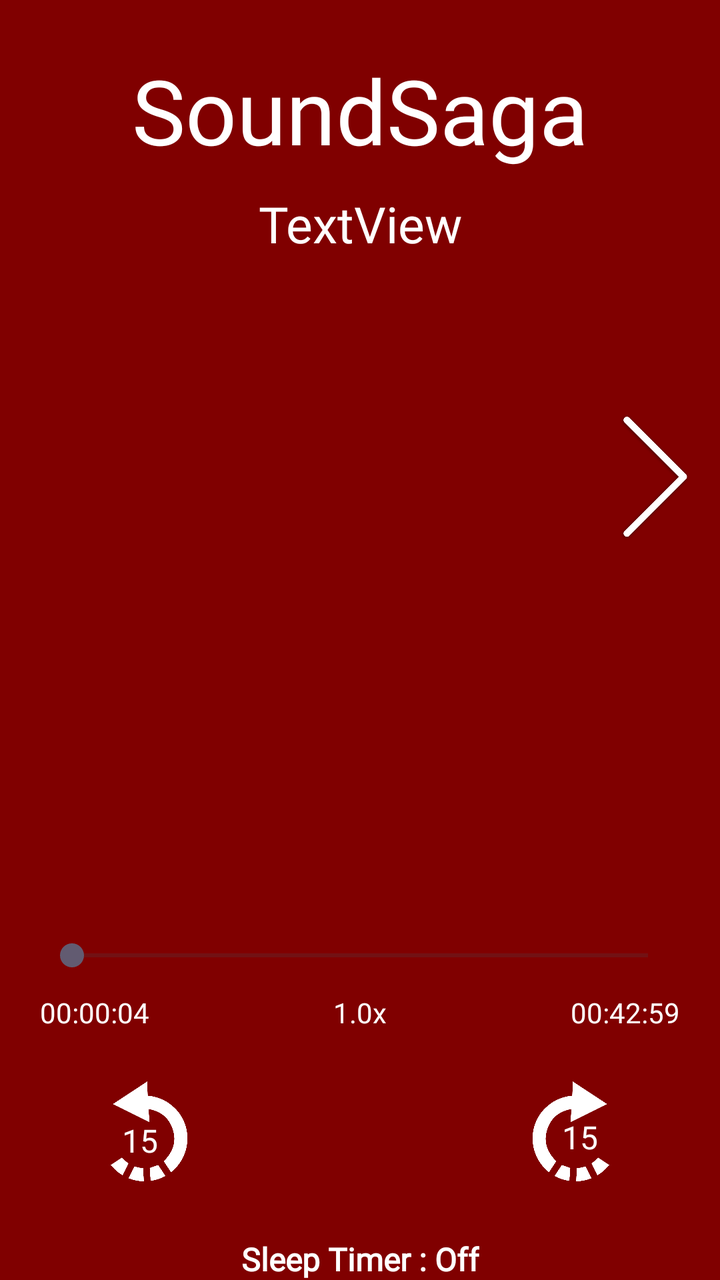
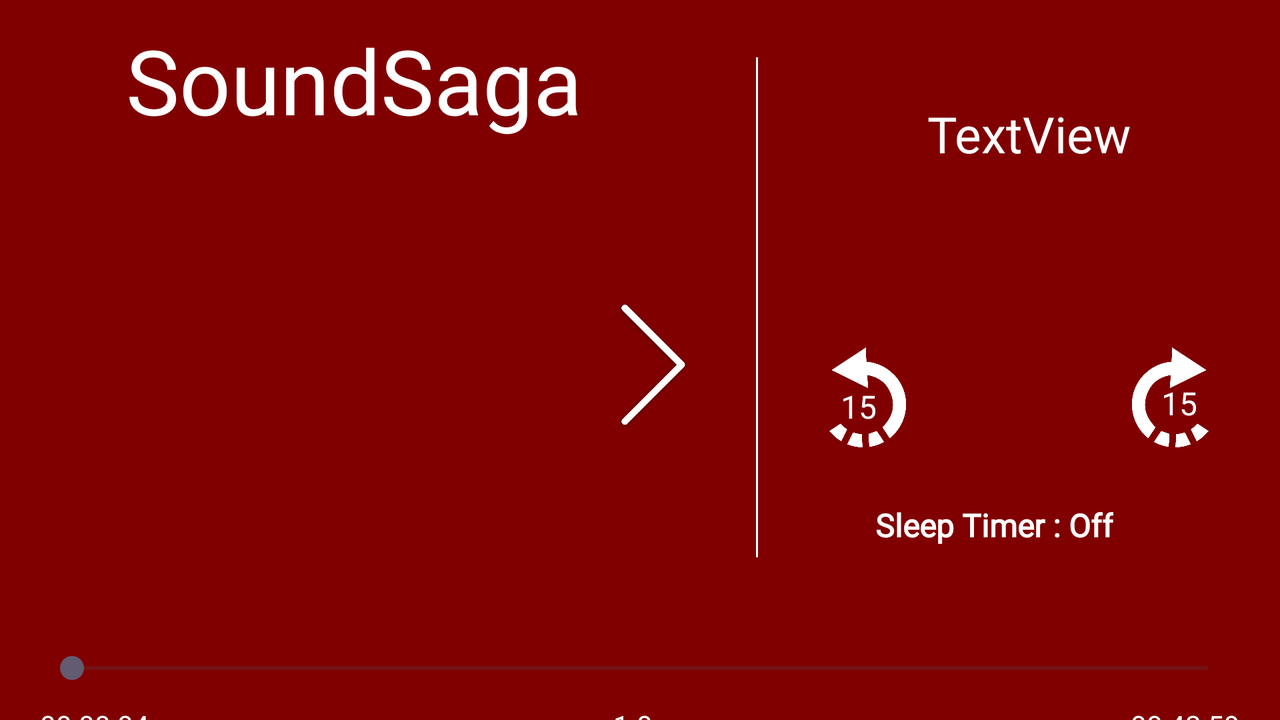

Two renders of one Android screen. The first uses the default layout on a phone; the second uses the alternative layout the repository ships for a different screen configuration, on a matching device. The two XML files are below.
<!-- AndroidManifest.xml: application theme Theme.SoundSaga -->
<!-- res/layout/activity_audio_book.xml -->
<?xml version="1.0" encoding="utf-8"?>
<androidx.constraintlayout.widget.ConstraintLayout xmlns:android="http://schemas.android.com/apk/res/android"
    xmlns:app="http://schemas.android.com/apk/res-auto"
    xmlns:tools="http://schemas.android.com/tools"
    android:id="@+id/main"
    android:layout_width="match_parent"
    android:layout_height="match_parent"
    android:background="@color/splashBg"
    tools:context=".AudioBookActivity">

    <TextView
        android:id="@+id/sleepTimerIndicator"
        android:layout_width="wrap_content"
        android:layout_height="wrap_content"
        android:layout_marginTop="20dp"
        android:onClick="sleepTimerClick"
        android:padding="8dp"
        android:text="Sleep Timer: Off"
        android:textColor="@color/white"
        android:textSize="16sp"
        android:textStyle="bold"
        app:layout_constraintEnd_toEndOf="parent"
        app:layout_constraintStart_toStartOf="parent"
        app:layout_constraintTop_toBottomOf="@+id/playPauseBtn"
        tools:text="Sleep Timer : Off" />

    <TextView
        android:id="@+id/textView2"
        android:layout_width="0dp"
        android:layout_height="wrap_content"
        android:layout_marginTop="25dp"
        android:fontFamily="@font/rubik_black"
        android:text="SoundSaga"
        android:textAlignment="center"
        android:textColor="@color/white"
        android:textSize="45sp"
        app:layout_constraintEnd_toEndOf="parent"
        app:layout_constraintStart_toStartOf="parent"
        app:layout_constraintTop_toTopOf="parent" />

    <TextView
        android:id="@+id/audioPlayingTitle"
        android:layout_width="0dp"
        android:layout_height="wrap_content"
        android:layout_marginStart="20dp"
        android:layout_marginTop="10dp"
        android:layout_marginEnd="20dp"
        android:ellipsize="marquee"
        android:marqueeRepeatLimit="marquee_forever"
        android:singleLine="true"
        android:text="TextView"
        android:textAlignment="center"
        android:textColor="@color/white"
        android:textSize="25sp"
        app:layout_constraintEnd_toEndOf="parent"
        app:layout_constraintStart_toStartOf="parent"
        app:layout_constraintTop_toBottomOf="@+id/textView2" />

    <ImageView
        android:id="@+id/preTrack"
        android:layout_width="40dp"
        android:layout_height="100dp"
        android:layout_marginStart="15dp"
        android:onClick="doPrev"
        android:src="@drawable/prev"
        app:layout_constraintBottom_toBottomOf="@+id/viewPager"
        app:layout_constraintStart_toStartOf="parent"
        app:layout_constraintTop_toTopOf="@+id/viewPager"
        app:layout_constraintVertical_bias="0.19999999" />

    <ImageView
        android:id="@+id/nextTrack"
        android:layout_width="35dp"
        android:layout_height="100dp"
        android:layout_marginEnd="15dp"
        android:onClick="doNext"
        android:src="@drawable/next"
        app:layout_constraintBottom_toBottomOf="@+id/viewPager"
        app:layout_constraintEnd_toEndOf="parent"
        app:layout_constraintTop_toTopOf="@+id/viewPager"
        app:layout_constraintVertical_bias="0.19999999" />

    <SeekBar
        android:id="@+id/seekBar"
        android:layout_width="0dp"
        android:layout_height="wrap_content"
        android:layout_marginStart="20dp"
        android:layout_marginTop="20dp"
        android:layout_marginEnd="20dp"
        app:layout_constraintEnd_toEndOf="parent"
        app:layout_constraintStart_toStartOf="parent"
        app:layout_constraintTop_toBottomOf="@+id/viewPager" />

    <TextView
        android:id="@+id/startPlayTime"
        android:layout_width="wrap_content"
        android:layout_height="wrap_content"
        android:layout_marginTop="10dp"
        android:textColor="@color/white"
        app:layout_constraintStart_toStartOf="@+id/seekBar"
        app:layout_constraintTop_toBottomOf="@+id/seekBar"
        tools:text="00:00:04" />

    <TextView
        android:id="@+id/speed"
        android:layout_width="wrap_content"
        android:layout_height="wrap_content"
        android:layout_marginTop="10dp"
        android:onClick="speedClick"
        android:textColor="@color/white"
        app:layout_constraintEnd_toStartOf="@+id/endTime"
        app:layout_constraintStart_toEndOf="@+id/startPlayTime"
        app:layout_constraintTop_toBottomOf="@+id/seekBar"
        tools:text="1.0x" />

    <TextView
        android:id="@+id/endTime"
        android:layout_width="wrap_content"
        android:layout_height="wrap_content"
        android:layout_marginTop="10dp"
        android:textColor="@color/white"
        app:layout_constraintEnd_toEndOf="@+id/seekBar"
        app:layout_constraintTop_toBottomOf="@+id/seekBar"
        tools:text="00:42:59" />

    <ImageView
        android:id="@+id/imageView5"
        android:layout_width="60dp"
        android:layout_height="50dp"
        android:layout_marginStart="40dp"
        android:layout_marginTop="25dp"
        android:onClick="goBack"
        android:src="@drawable/back"
        app:layout_constraintStart_toStartOf="parent"
        app:layout_constraintTop_toBottomOf="@+id/startPlayTime" />

    <ImageView
        android:id="@+id/playPauseBtn"
        android:layout_width="60dp"
        android:layout_height="50dp"
        android:layout_marginTop="25dp"
        android:onClick="doPlayPause"
        android:src="@drawable/pause"
        app:layout_constraintEnd_toStartOf="@+id/imageView7"
        app:layout_constraintStart_toEndOf="@+id/imageView5"
        app:layout_constraintTop_toBottomOf="@+id/speed" />

    <ImageView
        android:id="@+id/imageView7"
        android:layout_width="60dp"
        android:layout_height="50dp"
        android:layout_marginTop="25dp"
        android:layout_marginEnd="40dp"
        android:onClick="goForward"
        android:src="@drawable/fore"
        app:layout_constraintEnd_toEndOf="parent"
        app:layout_constraintTop_toBottomOf="@+id/endTime" />

    <TextView
        android:id="@+id/textView10"
        android:layout_width="wrap_content"
        android:layout_height="wrap_content"
        android:text="15"
        android:textColor="@color/white"
        android:textSize="16sp"
        app:layout_constraintBottom_toBottomOf="@+id/imageView5"
        app:layout_constraintEnd_toEndOf="@+id/imageView5"
        app:layout_constraintStart_toStartOf="@+id/imageView5"
        app:layout_constraintTop_toTopOf="@+id/imageView5"
        app:layout_constraintVertical_bias="0.65999997" />

    <TextView
        android:id="@+id/textView11"
        android:layout_width="wrap_content"
        android:layout_height="wrap_content"
        android:text="15"
        android:textColor="@color/white"
        android:textSize="16sp"
        app:layout_constraintBottom_toBottomOf="@+id/imageView7"
        app:layout_constraintEnd_toEndOf="@+id/imageView7"
        app:layout_constraintStart_toStartOf="@+id/imageView7"
        app:layout_constraintTop_toTopOf="@+id/imageView7"
        app:layout_constraintVertical_bias="0.6" />

    <androidx.viewpager2.widget.ViewPager2
        android:id="@+id/viewPager"
        android:layout_width="0dp"
        android:layout_height="300dp"
        android:layout_marginStart="10dp"
        android:layout_marginTop="20dp"
        android:layout_marginEnd="10dp"
        app:layout_constraintEnd_toStartOf="@+id/nextTrack"
        app:layout_constraintStart_toEndOf="@+id/preTrack"
        app:layout_constraintTop_toBottomOf="@+id/audioPlayingTitle" />

</androidx.constraintlayout.widget.ConstraintLayout>
<!-- resources referenced by this layout -->
<resources>
  <color name="splashBg">#800000</color>
  <color name="white">#FFFFFFFF</color>
  <!-- drawable back: png bitmap (drawable, 23585 bytes) -->
  <!-- drawable fore: png bitmap (drawable, 12017 bytes) -->
  <!-- drawable next: png bitmap (drawable, 9465 bytes) -->
  <style name="Theme.SoundSaga" parent="Base.Theme.SoundSaga" />
  <style name="Base.Theme.SoundSaga" parent="Theme.Material3.DayNight.NoActionBar">
          
          
          <item name="android:fontFamily">@font/rubik_regular</item>
          <item name="android:statusBarColor">#FF510001</item>
      </style>
</resources>
<!-- res/layout-land/activity_audio_book.xml (the repository's variant of the layout above) -->
<!-- drawn on the phone turned sideways -->
<?xml version="1.0" encoding="utf-8"?>
<androidx.constraintlayout.widget.ConstraintLayout xmlns:android="http://schemas.android.com/apk/res/android"
    xmlns:app="http://schemas.android.com/apk/res-auto"
    xmlns:tools="http://schemas.android.com/tools"
    android:id="@+id/main"
    android:layout_width="match_parent"
    android:layout_height="match_parent"
    android:background="@color/splashBg"
    tools:context=".AudioBookActivity">

    <TextView
        android:id="@+id/textView2"
        android:layout_width="0dp"
        android:layout_height="wrap_content"
        android:layout_marginTop="10dp"
        android:fontFamily="@font/rubik_black"
        android:text="SoundSaga"
        android:textAlignment="center"
        android:textColor="@color/white"
        android:textSize="45sp"
        app:layout_constraintEnd_toStartOf="@+id/guideline"
        app:layout_constraintStart_toStartOf="parent"
        app:layout_constraintTop_toTopOf="parent" />

    <TextView
        android:id="@+id/audioPlayingTitle"
        android:layout_width="0dp"
        android:layout_height="wrap_content"
        android:layout_marginStart="35dp"
        android:layout_marginTop="50dp"
        android:ellipsize="marquee"
        android:marqueeRepeatLimit="marquee_forever"
        android:singleLine="true"
        android:text="TextView"
        android:textAlignment="center"
        android:textColor="@color/white"
        android:textSize="25sp"
        app:layout_constraintEnd_toEndOf="parent"
        app:layout_constraintStart_toEndOf="@+id/textView2"
        app:layout_constraintTop_toTopOf="parent" />

    <ImageView
        android:id="@+id/preTrack"
        android:layout_width="40dp"
        android:layout_height="100dp"
        android:layout_marginStart="10dp"
        android:onClick="doPrev"
        android:src="@drawable/prev"
        app:layout_constraintBottom_toBottomOf="@+id/viewPager"
        app:layout_constraintStart_toStartOf="parent"
        app:layout_constraintTop_toTopOf="@+id/viewPager" />

    <ImageView
        android:id="@+id/nextTrack"
        android:layout_width="35dp"
        android:layout_height="100dp"
        android:layout_marginEnd="10dp"
        android:onClick="doNext"
        android:src="@drawable/next"
        app:layout_constraintBottom_toBottomOf="@+id/viewPager"
        app:layout_constraintEnd_toStartOf="@+id/guideline"
        app:layout_constraintTop_toBottomOf="@+id/textView2" />

    <SeekBar
        android:id="@+id/seekBar"
        android:layout_width="0dp"
        android:layout_height="wrap_content"
        android:layout_marginStart="20dp"
        android:layout_marginTop="30dp"
        android:layout_marginEnd="20dp"
        app:layout_constraintEnd_toEndOf="parent"
        app:layout_constraintHorizontal_bias="0.0"
        app:layout_constraintStart_toStartOf="parent"
        app:layout_constraintTop_toBottomOf="@+id/viewPager" />

    <TextView
        android:id="@+id/startPlayTime"
        android:layout_width="wrap_content"
        android:layout_height="wrap_content"
        android:layout_marginTop="10dp"
        android:textColor="@color/white"
        app:layout_constraintStart_toStartOf="@+id/seekBar"
        app:layout_constraintTop_toBottomOf="@+id/seekBar"
        tools:text="00:00:04" />

    <TextView
        android:id="@+id/speed"
        android:layout_width="wrap_content"
        android:layout_height="wrap_content"
        android:layout_marginTop="10dp"
        android:onClick="speedClick"
        android:textColor="@color/white"
        app:layout_constraintEnd_toStartOf="@+id/endTime"
        app:layout_constraintStart_toEndOf="@+id/startPlayTime"
        app:layout_constraintTop_toBottomOf="@+id/seekBar"
        tools:text="1.0x" />

    <TextView
        android:id="@+id/endTime"
        android:layout_width="wrap_content"
        android:layout_height="wrap_content"
        android:layout_marginTop="10dp"
        android:textColor="@color/white"
        app:layout_constraintEnd_toEndOf="@+id/seekBar"
        app:layout_constraintTop_toBottomOf="@+id/seekBar"
        tools:text="00:42:59" />

    <ImageView
        android:id="@+id/imageView5"
        android:layout_width="60dp"
        android:layout_height="50dp"
        android:layout_marginTop="90dp"
        android:onClick="goBack"
        android:src="@drawable/back"
        app:layout_constraintEnd_toStartOf="@+id/playPauseBtn"
        app:layout_constraintHorizontal_bias="0.5"
        app:layout_constraintStart_toEndOf="@+id/divider"
        app:layout_constraintTop_toBottomOf="@+id/audioPlayingTitle" />

    <ImageView
        android:id="@+id/playPauseBtn"
        android:layout_width="60dp"
        android:layout_height="50dp"
        android:layout_marginTop="90dp"
        android:onClick="doPlayPause"
        android:src="@drawable/pause"
        app:layout_constraintEnd_toStartOf="@+id/imageView7"
        app:layout_constraintHorizontal_bias="0.5"
        app:layout_constraintStart_toEndOf="@+id/imageView5"
        app:layout_constraintTop_toBottomOf="@+id/audioPlayingTitle" />

    <TextView
        android:id="@+id/sleepTimerIndicator"
        android:layout_width="wrap_content"
        android:layout_height="wrap_content"
        android:layout_marginTop="20dp"
        android:onClick="sleepTimerClick"
        android:padding="8dp"
        android:text="Sleep Timer: Off"
        android:textColor="@color/white"
        android:textSize="16sp"
        android:textStyle="bold"
        app:layout_constraintEnd_toEndOf="parent"
        app:layout_constraintStart_toStartOf="@+id/guideline"
        app:layout_constraintTop_toBottomOf="@+id/playPauseBtn"
        tools:text="Sleep Timer : Off" />


    <ImageView
        android:id="@+id/imageView7"
        android:layout_width="60dp"
        android:layout_height="50dp"
        android:layout_marginTop="90dp"
        android:onClick="goForward"
        android:src="@drawable/fore"
        app:layout_constraintEnd_toEndOf="parent"
        app:layout_constraintHorizontal_bias="0.5"
        app:layout_constraintStart_toEndOf="@+id/playPauseBtn"
        app:layout_constraintTop_toBottomOf="@+id/audioPlayingTitle" />

    <TextView
        android:id="@+id/textView10"
        android:layout_width="wrap_content"
        android:layout_height="wrap_content"
        android:text="15"
        android:textColor="@color/white"
        android:textSize="16sp"
        app:layout_constraintBottom_toBottomOf="@+id/imageView5"
        app:layout_constraintEnd_toEndOf="@+id/imageView5"
        app:layout_constraintStart_toStartOf="@+id/imageView5"
        app:layout_constraintTop_toTopOf="@+id/imageView5"
        app:layout_constraintVertical_bias="0.65999997" />

    <TextView
        android:id="@+id/textView11"
        android:layout_width="wrap_content"
        android:layout_height="wrap_content"
        android:text="15"
        android:textColor="@color/white"
        android:textSize="16sp"
        app:layout_constraintBottom_toBottomOf="@+id/imageView7"
        app:layout_constraintEnd_toEndOf="@+id/imageView7"
        app:layout_constraintStart_toStartOf="@+id/imageView7"
        app:layout_constraintTop_toTopOf="@+id/imageView7"
        app:layout_constraintVertical_bias="0.6" />

    <androidx.viewpager2.widget.ViewPager2
        android:id="@+id/viewPager"
        android:layout_width="0dp"
        android:layout_height="220dp"
        android:layout_marginStart="10dp"
        android:layout_marginTop="5dp"
        android:layout_marginEnd="10dp"
        app:layout_constraintEnd_toStartOf="@+id/nextTrack"
        app:layout_constraintStart_toEndOf="@+id/preTrack"
        app:layout_constraintTop_toBottomOf="@+id/textView2" />

    <androidx.constraintlayout.widget.Guideline
        android:id="@+id/guideline"
        android:layout_width="wrap_content"
        android:layout_height="wrap_content"
        android:orientation="vertical"
        app:layout_constraintGuide_begin="354dp" />

    <View
        android:id="@+id/divider"
        android:layout_width="1dp"
        android:layout_height="250dp"
        android:layout_marginStart="24dp"
        android:layout_marginTop="54dp"
        android:layout_marginBottom="107dp"
        android:background="@color/white"
        app:layout_constraintBottom_toBottomOf="parent"
        app:layout_constraintStart_toStartOf="@+id/guideline"
        app:layout_constraintTop_toTopOf="parent" />

</androidx.constraintlayout.widget.ConstraintLayout>
